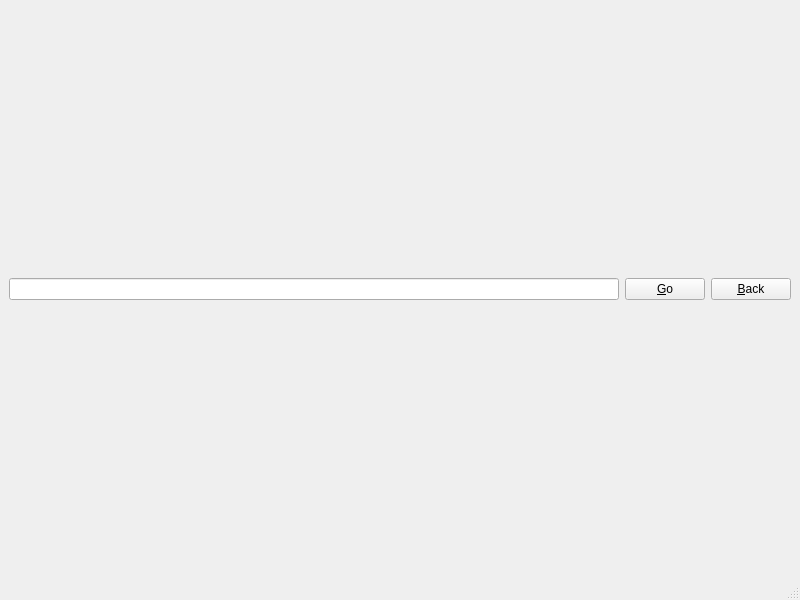
<?xml version="1.0" encoding="UTF-8"?>
<ui version="4.0">
 <class>BrowserWindowClass</class>
 <widget class="QMainWindow" name="BrowserWindowClass">
  <property name="geometry">
   <rect>
    <x>0</x>
    <y>0</y>
    <width>800</width>
    <height>600</height>
   </rect>
  </property>
  <property name="windowTitle">
   <string>AsteriskCTI Browser</string>
  </property>
  <widget class="QWidget" name="centralwidget">
   <layout class="QVBoxLayout" name="verticalLayout_2">
    <item>
     <layout class="QVBoxLayout" name="verticalLayout">
      <item>
       <layout class="QHBoxLayout" name="horizontalLayout">
        <item>
         <widget class="QLineEdit" name="txtUrl"/>
        </item>
        <item>
         <widget class="QPushButton" name="btnGo">
          <property name="text">
           <string>&amp;Go</string>
          </property>
         </widget>
        </item>
        <item>
         <widget class="QPushButton" name="pushButton_2">
          <property name="text">
           <string>&amp;Back</string>
          </property>
         </widget>
        </item>
       </layout>
      </item>
     </layout>
    </item>
   </layout>
  </widget>
  <widget class="QStatusBar" name="statusbar"/>
 </widget>
 <resources/>
 <connections/>
</ui>
